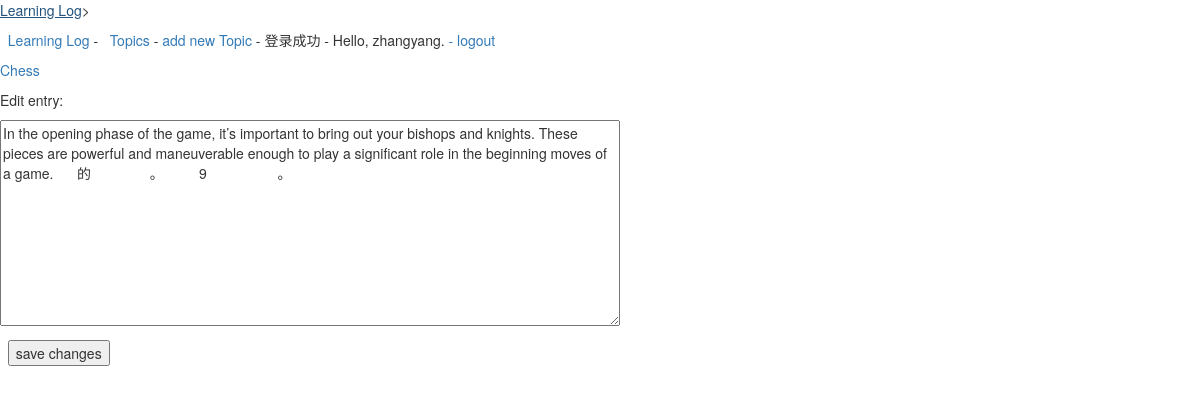
The page /edit_entry/2/ (signed in) on the database its author committed.
### learning_logs/models.py (models this page shows, shortened)
class Topic(models.Model):
    text = models.CharField(max_length=200)
    date_added = models.DateTimeField(auto_now_add=True)
    owner = models.ForeignKey(User, on_delete=models.CASCADE)
    def __str__(self):
        return self.text

class Entry(models.Model):
    topic = models.ForeignKey(Topic, on_delete=models.CASCADE)
    text = models.CharField(max_length=10000000)
    date_added = models.DateTimeField(auto_now_add=True)
    class Meta:
        verbose_name_plural = 'entries'

### learning_logs/views.py (the view)
# urls.py: url(r'^edit_entry/(?P<entry_id>\d+)/$', views.edit_entry, name='edit_entry')
@login_required
def edit_entry(request, entry_id):
    entry = Entry.objects.get(id=entry_id)
    topic1 = entry.topic
    if topic1.owner != request.user:
        raise Http404
    if request.method != 'POST':
        form = EntryForm(instance=entry)
    else:
        form = EntryForm(instance=entry, data=request.POST)
        if form.is_valid():
            form.save()
            return HttpResponseRedirect(reverse('learning_logs:topic', args=[topic1.id]))
    context = {'entry': entry, 'topic': topic1, 'form': form}
    return render(request=request, template_name='learning_logs/edit_entry.html', context=context)

### learning_logs/froms.py
class EntryForm(forms.ModelForm):
    class Meta:
        model = Entry
        fields = ['text']
        labels = {'text': ''}
        widgets = {'text': forms.Textarea(attrs={'cols': 80})}

### learning_logs/templates/learning_logs/edit_entry.html (shortened to what this page needs)
{% extends "learning_logs/base.html" %}
{% block content %}
    <p><a href="{% url 'learning_logs:topic' topic.id %}">{{ topic }}</a></p>
    <p>Edit entry:</p>
    <form action="{% url 'learning_logs:edit_entry' entry.id %}" method='post'>
        {{ form.as_p }}
􏱿         <button name="submit">save changes</button>
    </form>
{% endblock content %}

### learning_logs/templates/learning_logs/base.html (shortened to what this page needs)
{% load bootstrap3 %}
<!DOCTYPE html>
<html lang="en">
<head>
    {% bootstrap_css %}
</head>
<p><a href="{% url 'learning_logs:index' %}">Learning Log</a>></p>
<p>
􏱾 <a href="{% url 'learning_logs:index' %}">Learning Log</a> - 􏱿 <a href="{% url 'learning_logs:topics' %}">Topics</a> -
    <a href="{% url 'learning_logs:new_topic' %}">add new Topic</a>
    {% if user.is_authenticated %}
        - 登录成功 - Hello, {{ user.username }}.
        <a href="{% url 'users:login' %}"> - logout</a>
    {% else %}
        - <a href="{% url 'users:register' %}">register</a>
        <a href="{% url 'users:login' %}"> - login</a>
    {% endif %}
</p>
{% block content %}{% endblock content %}
</body>
</html>

### rows shown on the page
Topic: text "Chess"
Entry: text "In the opening phase of the game, it’s important to bring out your bishops and knights. These pieces are powerful and maneuverable enough to play a significant role in the beginning moves of a game.􏲘􏰧􏾢􏾣􏳧􏾤的􏱧􏾾􏾽􏱻􏱙􏰘􏳧􏷤􏿃􏷴􏱕􏰠􏷚􏺜􏱵。􏰿􏱼􏾤􏾆􏿓􏿅􏸜􏱙 9 􏼤􏰩􏸇􏿔􏱙􏰧􏱧􏾾􏾽􏱻􏿕􏿖􏽉􏺜􏱵􏿗􏿘。􏲚"

### other values the page prints
{{ user.username }} "zhangyang"
